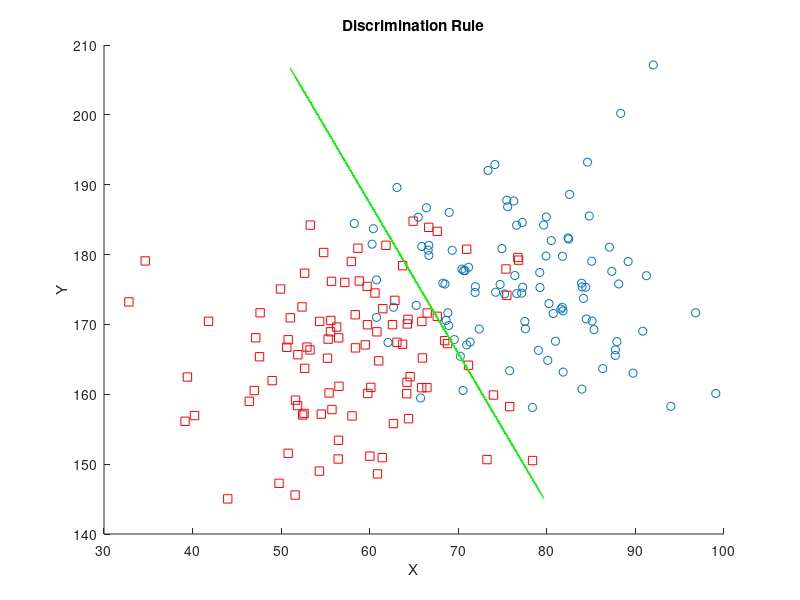

MATLAB code for this plot:
% ---------------------------------------------------------------------
% Book:         MVA
% ---------------------------------------------------------------------
% Quantlet:     MVAdiscrex
% ---------------------------------------------------------------------
% Description:  Simulates data from two normal populations with 
%               different mean and calculates the corresponding 
%               discriminant rule.
% ---------------------------------------------------------------------
% Usage:        MVAdiscrex
% ---------------------------------------------------------------------
% Inputs:       none
% ---------------------------------------------------------------------
% Output:       Simulates data from two normal populations with 
%               different mean and calculates the corresponding 
%               discriminant rule.
% ---------------------------------------------------------------------
% Example:      
% ---------------------------------------------------------------------
% Author:       Wolfgang Haerdle, Vladimir Georgescu, Song Song
% ---------------------------------------------------------------------

s=[100 0
    0 100];
s1=[10 0
    0 10];

x=normrnd(0,1,100,2);
for i=1:length(x)
    aux=x(i,:)*s1;    
    x(i,1)=aux(1)+77;
    x(i,2)=aux(2)+175;
end

y=normrnd(0,1,100,2);
for i=1:length(y)
    aux=y(i,:)*s1;    
    y(i,1)=aux(1)+58;
    y(i,2)=aux(2)+165;
end

m1=mean(x);
for i=1:2
    xx(:,i)=x(:,i)-m1(i);
end
m2=mean(y);
for i=1:2
    yy(:,i)=y(:,i)-m2(i);
end

sigma=cov([xx;yy]);

aux1=[x(:,1);y(:,1)];
aux2=[x(:,2);y(:,2)];
alpha=inv(sigma)*(m1'-m2');
mu=(m1+m2)/2;
y2=mu*alpha-alpha(1)*aux1;
y2=y2/alpha(2);

disc=[aux1,y2];

for i=1:length(y2)
    if and(or(y2(i)<max(aux2),y2(i)==max(aux2)),or(y2(i)>min(aux2),y2(i)==min(aux2)))
        cond(i)=1;
    else
        cond(i)=0;
    end
end

k=0;
for i=1:length(cond)
    if cond(i)>0
        k=k+1;
        result(k,:)=disc(i,:);
    end
end

hold on
title('Discrimination Rule');
xlabel('X');
ylabel('Y');
scatter(x(:,1),x(:,2));
scatter(y(:,1),y(:,2),'r','Marker','s');
line(result(:,1),result(:,2),'Color','g');
hold off
